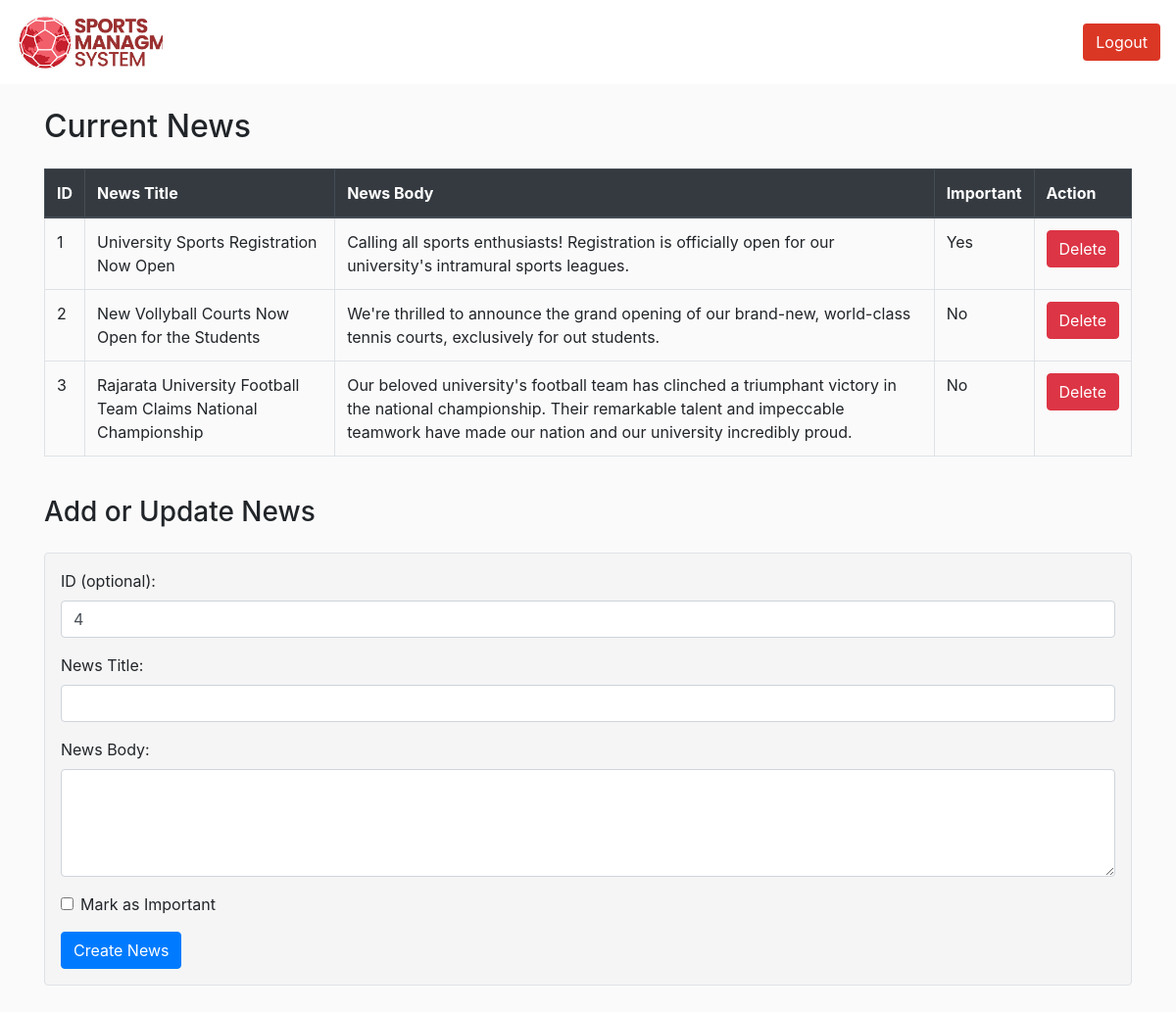
Screenshot of /Update/Sports/manage_news.php (signed in) with the database file from the repository.
### tables this page shows
CREATE TABLE `news` (
  `id` int(11) NOT NULL,
  `important` tinyint(1) DEFAULT NULL,
  `newsTitle` text DEFAULT NULL,
  `newsBody` longtext DEFAULT NULL
);

### Update/Sports/manage_news.php (the view, shortened to what this page needs)
<?php
$loggedIn = (isset($_SESSION['user_id']));
?>
<!DOCTYPE html>
<html>
<head>
    <link rel="stylesheet" href="assets/css/registration.css">
    <link rel="stylesheet" href="assets/css/style.css">
    <link rel="stylesheet" href="https://cdn.jsdelivr.net/npm/bootstrap@4.6.2/dist/css/bootstrap.min.css">
</head>
<body>
    <header>
        <nav class="navbar navbar-expand-md navbar-light">
            <a class="navbar-brand" href="index.php">
                <div class="logo"></div>
            </a>
            <div class="collapse navbar-collapse" id="collapsibleNavbar">
                <ul class="navbar-nav ml-auto">
                    <?php if ($loggedIn) : ?>
                        <li class="nav-item">
                            <a href="logout.php">
                                <button class="btn primary-bg-color text-white">Logout</button>
                            </a>
                        </li>
                    <?php endif ?>
                </ul>
            </div>
        </nav>
    </header>
    <div class="container-fluid">
        <div class="container" style="padding-bottom:50px">
            <br>
            <h2>Current News</h2>
            <?php
            include 'db_config.php';
            $query = "SELECT * FROM news";
            $result = mysqli_query($conn, $query);
            echo '<table class="table table-bordered mt-4">';
            echo '<thead class="thead-dark">';
            echo '<tr>';
            echo '<th>ID</th>';
            echo '<th>News Title</th>';
            echo '<th>News Body</th>';
            echo '<th>Important</th>';
            echo '<th>Action</th>';
            echo '</tr>';
            echo '</thead>';
            if ($result) {
                while ($row = mysqli_fetch_assoc($result)) {
                    echo '<tr>';
                    echo '<td>' . $row['id'] . '</td>';
                    echo '<td>' . $row['newsTitle'] . '</td>';
                    echo '<td>' . $row['newsBody'] . '</td>';
                    echo '<td>' . ($row['important'] ? 'Yes' : 'No') . '</td>';
                    echo '<td>';
                    echo '<form method="POST" action="' . $_SERVER['PHP_SELF'] . '">';
                    echo '<input type="submit" class="btn btn-danger" value="Delete" onclick="return confirmDelete();">';
                    echo '</form>';
                    echo '</td>';
                    echo '</tr>';
                }
            } else {
                echo 'Error: ' . mysqli_error($conn);
            }
            echo '</table><br>';
            ?>
            <h3>Add or Update News</h3>
            <div class="mt-4 p-3 border rounded" style="background-color: #f5f5f5;">
                <form method="POST" action="<?php echo $_SERVER['PHP_SELF']; ?>">
                    <?php
                    $query = "SELECT MAX(id) as max_id FROM news";
                    $result = mysqli_query($conn, $query);
                    $row = mysqli_fetch_assoc($result);
                    $newID = $row['max_id'] + 1;
                    ?>
                    <div class="form-group">
                        <label for="id">ID (optional):</label>
                        <input type="number" name="newID" id="id" class="form-control" value="<?php echo $newID; ?>">
                    </div>
                    <div class="form-group">
                        <label for="newsTitle">News Title:</label>
                        <input type="text" name="newsTitle" id="newsTitle" class="form-control">
                    </div>
                    <div class="form-group">
                        <label for="newsBody">News Body:</label>
                        <textarea name="newsBody" id="newsBody" class="form-control" rows="4"></textarea>
                    </div>
                    <div class="form-group form-check">
                        <input type="checkbox" name="important" id="important" class="form-check-input">
                        <label class="form-check-label" for="important">Mark as Important</label>
                    </div>
                    <button type="submit" name="submit" class="btn btn-primary" onclick="return confirmCreate();">Create News</button>
                </form>
            </div>
        </div>
    </div>
</body>
</html>

### Update/Sports/assets/css/registration.css (style rules this page uses)
.container-fluid { background-color: #fafafa; }
.container { background-color: #fafafa; }

### Update/Sports/assets/css/style.css (style rules this page uses)
:root { --primary-bg-color: #db3725; --primary-title-color: #fed81b; --primary-text-color: #db3725; --slider-title-color: #fed81b; --slider-bg-color: #fed81b; }
html, body { margin: 0; padding: 0; border: none; box-sizing: border-box; font-family: "Open-sans", sans-serif; }
nav { margin: 0 auto; max-width: 1400px; }
header { background-color: #ffffff; }
.logo { width: 150px; height: 60px; background: url("../img/logo.jpg"); background-size: cover; }
.primary-bg-color { background-color: var(--primary-bg-color) !important; }

### rows the page displays
news: id "1", newsTitle "University Sports Registration Now Open", newsBody "Calling all sports enthusiasts! Registration is officially open for our university's intramural sports leagues.", important "Yes"
news: id "2", newsTitle "New Vollyball Courts Now Open for the Students", newsBody "We're thrilled to announce the grand opening of our brand-new, world-class tennis courts, exclusively for out students.", important "No"
news: id "3", newsTitle "Rajarata University Football Team Claims National Championship", newsBody "Our beloved university's football team has clinched a triumphant victory in the national championship. Their remarkable talent and impeccable teamwork have made our nation and our university incredibly proud.", important "No"
